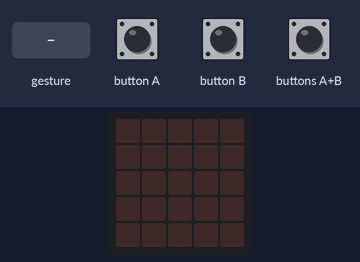
Bench run of a program on a simulated BBC micro:bit (MakeCode). On the bench: the board's 5×5 LED display. Inputs (shaded band) come from the test bench. A tilt is held for 1.5 s and a shake lasts 1 s, then the board lies face up again.

Above: at 1.2 s.
1.3 s: button A pressed for 0.15 s
At 2.2 s:
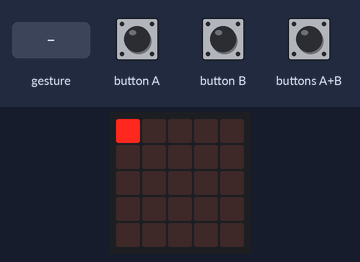
2.9 s: buttons A+B pressed for 0.15 s
At 3.5 s:
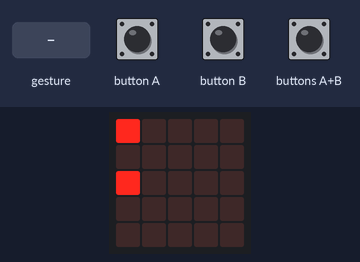
4.5 s: gesture 'shake'
At 5.1 s:
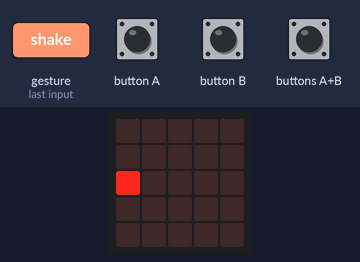
6.2 s: button B pressed for 0.15 s
At 7.4 s:
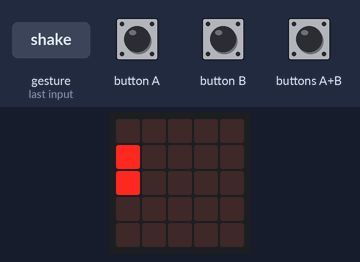
7.8 s: buttons A+B pressed for 1 s
At 9.6 s:
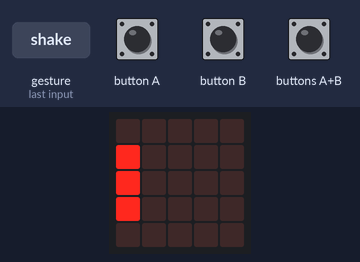
10.3 s: button A pressed for 0.15 s
At 11.2 s:
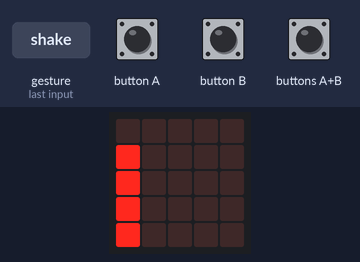
Timing chart, 0 to 12.9 s (numbered marks = the images above; inputs shaded):
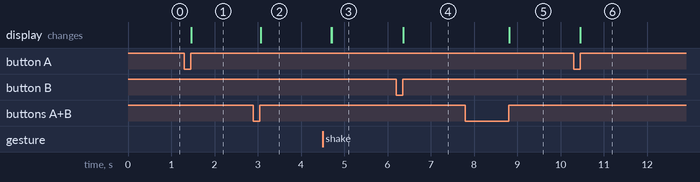

Measured:
- after the input at 1.3 s, the display: changes after 0.16 s (image 1)
- after the input at 2.9 s, the display: changes after 0.16 s (image 2)
- after the input at 4.5 s, the display: first changes after 0.20 s (image 3 shows a later state)
- after the input at 6.2 s, the display: changes after 0.17 s (image 4)
- after the input at 7.8 s, the display: changes after 1.0 s (image 5)
- after the input at 10.3 s, the display: changes after 0.15 s (image 6)

The program:

main.ts
```typescript
let y1 = 0
input.onButtonPressed(Button.A, function () {
    y1 += 1
})
input.onButtonPressed(Button.AB, function () {
    y1 += 2
})
input.onButtonPressed(Button.B, function () {
    y1 += -1
})
input.onGesture(Gesture.Shake, function () {
    basic.clearScreen()
})
basic.forever(function () {
    if (y1 == 1) {
        led.plot(0, 0)
    }
    if (y1 == 2) {
        led.plot(0, 1)
    }
    if (y1 == 3) {
        led.plot(0, 2)
    }
    if (y1 == 4) {
        led.plot(0, 3)
    }
    if (y1 == 5) {
        led.plot(0, 4)
    }
})
basic.forever(function () {
    if (y1 == -5) {
        led.unplot(0, 4)
    }
    if (y1 == -4) {
        led.unplot(0, 3)
    }
    if (y1 == -3) {
        led.unplot(0, 2)
    }
    if (y1 == -2) {
        led.unplot(0, 1)
    }
    if (y1 == -1) {
        led.unplot(0, 0)
    }
})
```

test.ts
```typescript
// tu są testy; nie będzie to kompilowane, gdy ten pakiet będzie używany jako rozszerzenie.
```
